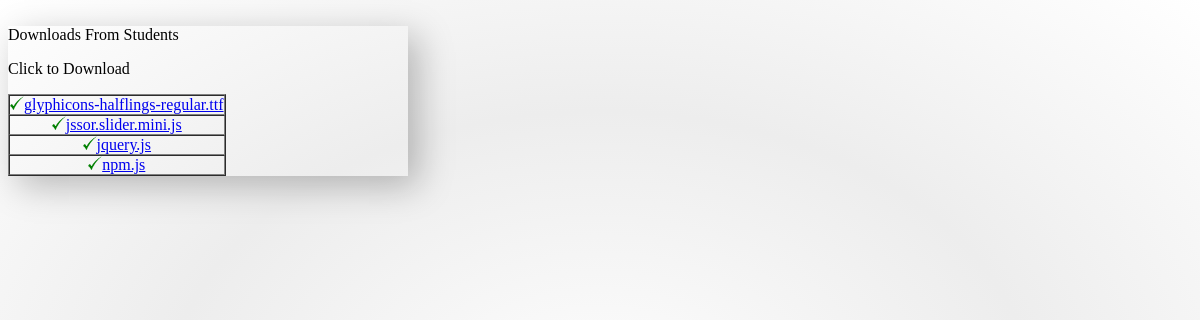
The app's page /diff/list_files.php, older data.
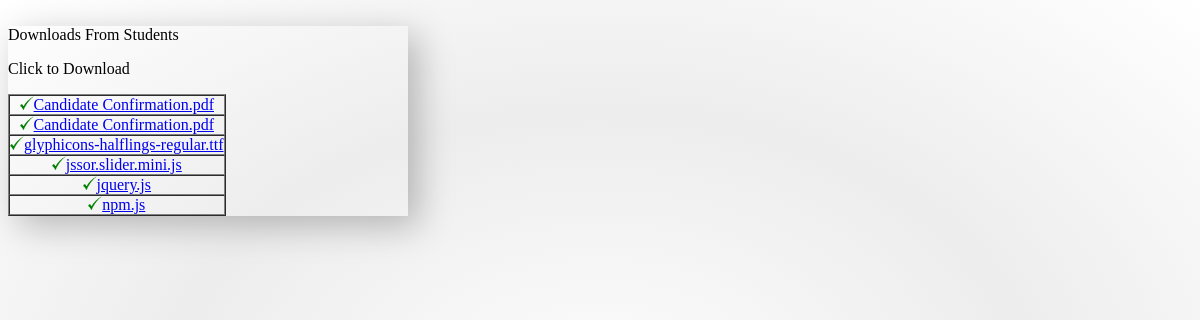
The same page, newer data.
### tables this page shows
CREATE TABLE IF NOT EXISTS `upload` (
  `id` int(50) NOT NULL AUTO_INCREMENT,
  `name` varchar(200) NOT NULL,
  `uname` varchar(100) NOT NULL,
  `fyear` varchar(100) NOT NULL,
  `sby` varchar(200) NOT NULL,
  PRIMARY KEY (`id`)
);

### diff/list_files.php (the view, shortened to what this page needs)
<html>
	<head>
	</head>
	<body>
			<br />
			<div class="panel panel-default" style="max-width: 400px; -webkit-box-shadow: 10px 10px 33px 0px rgba(0,0,0,0.25); -moz-box-shadow: 10px 10px 33px 0px rgba(0,0,0,0.25); box-shadow: 10px 10px 33px 0px rgba(0,0,0,0.25);">
			<table border="1" class="table table-bordered" id="table1" cellpadding="0" cellspacing="0">
				<div class="panel-heading">
					Downloads From <?php if(isset($_GET['tname'])){ echo "Faculty";}else{echo "Students";} ?>
				</div>
				<div class="panel-body">
					<p>Click to Download</p>
				</div>
				<?php
				if($_GET){
						if(isset($_GET['tname'])){
							$condition="select b.id,b.name,a.First_Name,b.fyear from teacher_details a,upload b,student c where a.Email=b.uname and b.fyear=c.Appearing_Year and b.sby='".$_GET['sby']."' and a.First_Name='".$_GET['tname']."'";
						}else{$condition="select * from upload where sby='".$_GET['sby']."' order by id desc";}
				}else{$condition="select * from upload order by id desc";}
				$select=mysql_query($condition);
				while($row1=mysql_fetch_array($select)){
					$name=$row1['name'];
					?>
					<tr align="center">
						<td>
							<img src="tick.png" width="14" height="14"><a href="download.php?filename=<?php echo $name;?>"><?php echo $name ;?></a>
						</td>
					</tr>
				<?php }?>
				</div>
	</body>
</html>

Row changes from the older to the newer data that the page shows:
added upload: name "Candidate Confirmation.pdf"
added upload: name "Candidate Confirmation.pdf"
